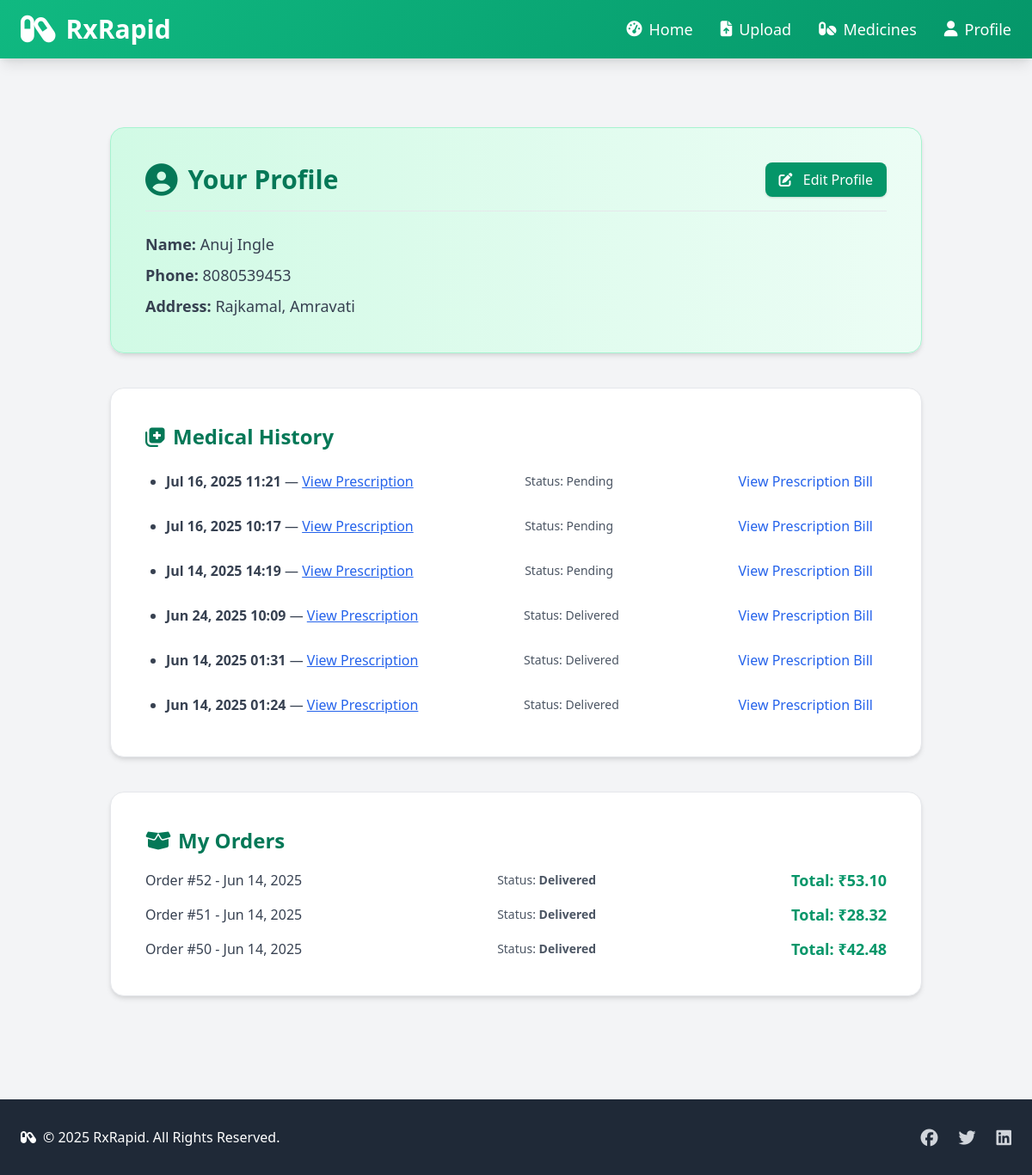
The app's page /profile/ (signed in) with its own data.
### Customer/models.py (models this page shows, shortened)
class CustomerUser(AbstractUser):
    username = None
    email = models.EmailField(unique=True)
    phone = models.CharField(max_length=15, unique=True)
    name = models.CharField(max_length=100, null=True, blank=True)
    address = models.CharField(max_length=255, blank=True, null=True)
    USERNAME_FIELD = 'email'
    REQUIRED_FIELDS = ['phone']
    objects = CustomerUserManager()

class Prescription(models.Model):
    STATUS_CHOICES = [
        ('Pending', 'Pending'),
        ('Delivered', 'Delivered'),
    ]
    customer = models.ForeignKey('CustomerUser', on_delete=models.CASCADE)
    store = models.ForeignKey(MediRegistration, on_delete=models.CASCADE)
    prescription_file = models.FileField(upload_to='prescriptions/')
    status = models.CharField(max_length=20, choices=STATUS_CHOICES, default='Pending')
    upload_time = models.DateTimeField(default=timezone.now)
    delivery_address = models.TextField(blank=True, null=True)
    notes = models.TextField(blank=True, null=True)
    reminder_months = models.PositiveIntegerField(null=True, blank=True)

class Order(models.Model):
    customer = models.ForeignKey(settings.AUTH_USER_MODEL, on_delete=models.CASCADE)
    medical_store = models.ForeignKey(MediRegistration, on_delete=models.CASCADE)
    medicine = models.ForeignKey(Medicine, on_delete=models.SET_NULL, null=True, blank=True)  # SET_NULL instead of CASCADE to preserve order data even if medicine is deleted
    total_price = models.DecimalField(max_digits=10, decimal_places=2)
    gst = models.DecimalField(max_digits=5, decimal_places=2)
    grand_total = models.DecimalField(max_digits=10, decimal_places=2)
    status = models.CharField(max_length=20, choices=STATUS_CHOICES, default='Pending')
    payment_method = models.CharField(max_length=20, default='cod')
    created_at = models.DateTimeField(auto_now_add=True)

### Customer/views.py (the view)
# urls.py: path('profile/', views.profile, name='profile'),
@login_required
def profile(request):
    user = request.user
    if request.method == 'POST':
        form = ProfileForm(request.POST, instance=user)
        if form.is_valid():
            form.save()
            return redirect('profile')  # Redirect after saving to avoid resubmission
    else:
        form = ProfileForm(instance=user)
    prescriptions = Prescription.objects.filter(customer=user).order_by('-upload_time')
    orders = Order.objects.filter(customer=user).order_by('-created_at')
    return render(request, 'Customer/profile.html', {
        'form': form,
        'prescriptions': prescriptions,
        'orders': orders,
    })

### Customer/templates/Customer/profile.html (shortened to what this page needs)
{% extends 'base.html' %}
{% block content %}
<div class="max-w-6xl mx-auto px-4 py-8">
    <div class="bg-gradient-to-r from-green-100 to-green-50 rounded-2xl shadow-md p-6 sm:p-10 mb-10 border border-green-200">
        <div class="flex justify-between items-center mb-6 border-b pb-4">
            <h2 class="text-2xl sm:text-3xl font-semibold text-green-700 flex items-center gap-3">
                <i class="fas fa-user-circle fa-lg"></i> Your Profile
            </h2>
            <button onclick="toggleEdit()" class="bg-green-600 hover:bg-green-700 text-white px-4 py-2 rounded-lg shadow transition">
                <i class="fas fa-edit mr-2"></i> Edit Profile
            </button>
        </div>
        <div id="profile-display" class="space-y-2 text-gray-700 text-lg">
            <p><strong>Name:</strong> {{ request.user.name }}</p>
            <p><strong>Phone:</strong> {{ request.user.phone }}</p>
            <p><strong>Address:</strong> {{ request.user.address }}</p>
        </div>
    </div>
    <div class="bg-white rounded-2xl shadow-md border border-gray-200 p-6 sm:p-10 mb-10">
        <h3 class="text-xl sm:text-2xl font-semibold text-green-700 mb-4 flex items-center gap-2">
            <i class="fas fa-notes-medical"></i> Medical History
        </h3>
  {% if prescriptions %}
    <ul class="list-disc pl-6 space-y-3 text-gray-700">
        {% for prescription in prescriptions %}
            <li>
                <div class="flex items-center justify-between flex-wrap">
                    <div>
                        <strong>{{ prescription.upload_time|date:"M d, Y H:i" }}</strong> —
                        <a href="{{ prescription.prescription_file.url }}" target="_blank" class="text-blue-600 underline hover:text-blue-800">
                            View Prescription
                        </a>
                    </div>
                    <div class="text-sm text-gray-600 mt-1 sm:mt-0">
                        Status: <span class="font-medium">{{ prescription.status|capfirst }}</span>
                    </div>
                    <div>
                        <a href="{% url 'view_invoice' prescription.id %}" class="block px-4 py-2 text-blue-600 hover:underline">
                            View Prescription Bill
                        </a>
                    </div>
                </div>
            </li>
        {% endfor %}
    </ul>
{% else %}
    <p class="text-gray-500">No prescriptions uploaded yet.</p>
{% endif %}
    </div>
    <div class="bg-white rounded-2xl shadow-md border border-gray-200 p-6 sm:p-10 mb-10">
        <h3 class="text-xl sm:text-2xl font-semibold text-green-700 mb-4 flex items-center gap-2">
            <i class="fas fa-box-open"></i> My Orders
        </h3>
        {% if orders %}
            <ul class="space-y-3 text-gray-700">
                {% for order in orders %}
                    <li class="flex justify-between items-center flex-wrap">
                        <div>Order #{{ order.id }} - {{ order.created_at|date:"M d, Y" }}</div>
                        <span class="text-sm text-gray-600">Status: <strong>{{ order.status|capfirst }}</strong></span>
                        <div class="text-lg font-semibold text-green-600">
                            Total: <strong>₹{{ order.grand_total }}</strong>
                        </div>
                    </li>
                {% endfor %}
            </ul>
        {% else %}
            <p class="text-gray-500">No orders yet.</p>
        {% endif %}
    </div>
</div>
{% endblock %}

### Customer/templates/base.html (style rules this page uses)
a, button, [x-data] > button, [type="submit"] { cursor: pointer !important; }

### records on screen
CustomerUser: user.name "Anuj Ingle", user.phone "8080539453", user.address "Rajkamal, Amravati"
Prescription: upload_time "Jul 16, 2025 11:21", status "Pending"
Prescription: upload_time "Jul 16, 2025 10:17", status "Pending"
Prescription: upload_time "Jul 14, 2025 14:19", status "Pending"
Prescription: upload_time "Jun 24, 2025 10:09", status "Delivered"
Prescription: upload_time "Jun 14, 2025 01:31", status "Delivered"
Prescription: upload_time "Jun 14, 2025 01:24", status "Delivered"
Order: id "52", created_at "Jun 14, 2025", status "Delivered", grand_total "53.10"
Order: id "51", created_at "Jun 14, 2025", status "Delivered", grand_total "28.32"
Order: id "50", created_at "Jun 14, 2025", status "Delivered", grand_total "42.48"
